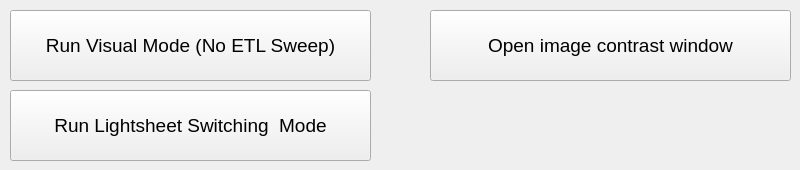
          <widget class="QWidget" name="AlignmentTabWidget">
           <attribute name="title">
            <string>Alignment</string>
           </attribute>
           <widget class="QPushButton" name="VisualModeButton">
            <property name="geometry">
             <rect>
              <x>10</x>
              <y>10</y>
              <width>361</width>
              <height>71</height>
             </rect>
            </property>
            <property name="font">
             <font>
              <pointsize>14</pointsize>
              <weight>50</weight>
              <italic>false</italic>
              <bold>false</bold>
             </font>
            </property>
            <property name="text">
             <string>Run Visual Mode (No ETL Sweep)</string>
            </property>
           </widget>
           <widget class="QPushButton" name="LightsheetSwitchingModeButton">
            <property name="geometry">
             <rect>
              <x>10</x>
              <y>90</y>
              <width>361</width>
              <height>71</height>
             </rect>
            </property>
            <property name="font">
             <font>
              <pointsize>14</pointsize>
              <weight>50</weight>
              <italic>false</italic>
              <bold>false</bold>
             </font>
            </property>
            <property name="text">
             <string>Run Lightsheet Switching  Mode</string>
            </property>
           </widget>
           <widget class="QPushButton" name="ContrastWindowButton">
            <property name="geometry">
             <rect>
              <x>430</x>
              <y>10</y>
              <width>361</width>
              <height>71</height>
             </rect>
            </property>
            <property name="font">
             <font>
              <pointsize>14</pointsize>
              <weight>50</weight>
              <italic>false</italic>
              <bold>false</bold>
             </font>
            </property>
            <property name="toolTip">
             <string>Show local contrast across the image, e.g. for test target</string>
            </property>
            <property name="text">
             <string>Open image contrast window</string>
            </property>
           </widget>
          </widget>
